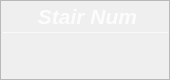
                    <widget class="QFrame" name="Model_QF">
                     <property name="minimumSize">
                      <size>
                       <width>170</width>
                       <height>80</height>
                      </size>
                     </property>
                     <property name="maximumSize">
                      <size>
                       <width>170</width>
                       <height>80</height>
                      </size>
                     </property>
                     <property name="toolTipDuration">
                      <number>0</number>
                     </property>
                     <property name="styleSheet">
                      <string notr="true">QFrame#Model_QF{
color: rgb(255, 255, 255);
border-radius: 15px;
background-color: rgb(136, 138, 133);
border: 1px outset rgb(72, 158, 204)
}
</string>
                     </property>
                     <property name="frameShape">
                      <enum>QFrame::StyledPanel</enum>
                     </property>
                     <property name="frameShadow">
                      <enum>QFrame::Raised</enum>
                     </property>
                     <layout class="QVBoxLayout" name="verticalLayout_13" stretch="0,2,1">
                      <property name="spacing">
                       <number>0</number>
                      </property>
                      <property name="leftMargin">
                       <number>0</number>
                      </property>
                      <property name="topMargin">
                       <number>0</number>
                      </property>
                      <property name="rightMargin">
                       <number>0</number>
                      </property>
                      <property name="bottomMargin">
                       <number>0</number>
                      </property>
                      <item>
                       <widget class="QFrame" name="Model_top">
                        <property name="styleSheet">
                         <string notr="true">border:none</string>
                        </property>
                        <property name="frameShape">
                         <enum>QFrame::StyledPanel</enum>
                        </property>
                        <property name="frameShadow">
                         <enum>QFrame::Raised</enum>
                        </property>
                        <layout class="QHBoxLayout" name="horizontalLayout_9">
                         <property name="spacing">
                          <number>0</number>
                         </property>
                         <property name="leftMargin">
                          <number>0</number>
                         </property>
                         <property name="topMargin">
                          <number>3</number>
                         </property>
                         <property name="rightMargin">
                          <number>7</number>
                         </property>
                         <property name="bottomMargin">
                          <number>3</number>
                         </property>
                         <item>
                          <widget class="QLabel" name="label_8">
                           <property name="maximumSize">
                            <size>
                             <width>16777215</width>
                             <height>30</height>
                            </size>
                           </property>
                           <property name="font">
                            <font>
                             <family>Segoe UI</family>
                             <pointsize>16</pointsize>
                             <weight>87</weight>
                             <italic>true</italic>
                             <bold>true</bold>
                            </font>
                           </property>
                           <property name="styleSheet">
                            <string notr="true">color: rgba(255, 255, 255,210);
padding-left:12px;
font: 700 italic 16pt &quot;Segoe UI&quot;;</string>
                           </property>
                           <property name="midLineWidth">
                            <number>-1</number>
                           </property>
                           <property name="text">
                            <string>&lt;html&gt;&lt;head/&gt;&lt;body&gt;&lt;p&gt;Stair Num&lt;/p&gt;&lt;/body&gt;&lt;/html&gt;</string>
                           </property>
                           <property name="alignment">
                            <set>Qt::AlignCenter</set>
                           </property>
                           <property name="wordWrap">
                            <bool>false</bool>
                           </property>
                           <property name="indent">
                            <number>0</number>
                           </property>
                          </widget>
                         </item>
                        </layout>
                       </widget>
                      </item>
                      <item>
                       <widget class="Line" name="line_5">
                        <property name="maximumSize">
                         <size>
                          <width>16777215</width>
                          <height>1</height>
                         </size>
                        </property>
                        <property name="styleSheet">
                         <string notr="true">background-color: rgba(255, 255, 255, 89);</string>
                        </property>
                        <property name="orientation">
                         <enum>Qt::Horizontal</enum>
                        </property>
                       </widget>
                      </item>
                      <item>
                       <widget class="QFrame" name="Model_bottom">
                        <property name="styleSheet">
                         <string notr="true">border:none</string>
                        </property>
                        <property name="frameShape">
                         <enum>QFrame::StyledPanel</enum>
                        </property>
                        <property name="frameShadow">
                         <enum>QFrame::Raised</enum>
                        </property>
                        <layout class="QVBoxLayout" name="verticalLayout_14">
                         <property name="spacing">
                          <number>0</number>
                         </property>
                         <property name="leftMargin">
                          <number>0</number>
                         </property>
                         <property name="topMargin">
                          <number>6</number>
                         </property>
                         <property name="rightMargin">
                          <number>0</number>
                         </property>
                         <property name="bottomMargin">
                          <number>6</number>
                         </property>
                         <item alignment="Qt::AlignTop">
                          <widget class="QLabel" name="stair_label">
                           <property name="minimumSize">
                            <size>
                             <width>0</width>
                             <height>30</height>
                            </size>
                           </property>
                           <property name="maximumSize">
                            <size>
                             <width>16777215</width>
                             <height>30</height>
                            </size>
                           </property>
                           <property name="font">
                            <font>
                             <family>Microsoft YaHei UI</family>
                             <pointsize>15</pointsize>
                             <weight>50</weight>
                             <italic>false</italic>
                             <bold>false</bold>
                             <underline>false</underline>
                            </font>
                           </property>
                           <property name="styleSheet">
                            <string notr="true">color: rgb(255, 255, 255);
font: 15pt &quot;Microsoft YaHei UI&quot;;
</string>
                           </property>
                           <property name="text">
                            <string/>
                           </property>
                           <property name="alignment">
                            <set>Qt::AlignCenter</set>
                           </property>
                          </widget>
                         </item>
                        </layout>
                       </widget>
                      </item>
                     </layout>
                    </widget>
